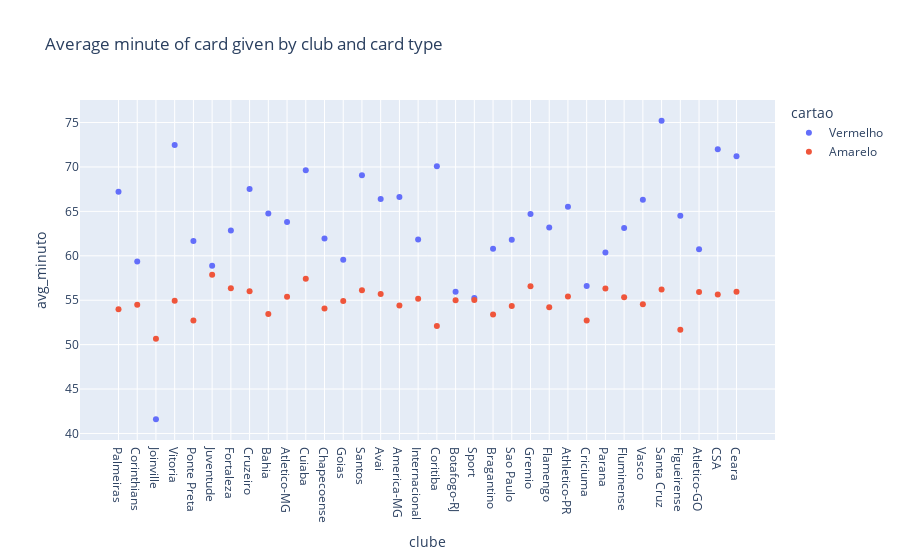

Source (notebook cell):
### Code cell
auto_df.ai.plot("Gere um gráfico de pontos entre o clube, o tipo de cartão e a média em minutos da partida em que o cartão foi dado.")

### Figure 1 — Plotly figure (JSON) as saved in the notebook; plotly's stock layout.template omitted (floating-point values rounded to 4 significant figures)
{"data": [{"hovertemplate": "cartao=Vermelho<br>clube=%{x}<br>avg_minuto=%{y}<extra></extra>", "legendgroup": "Vermelho", "marker": {"color": "#636efa", "symbol": "circle"}, "mode": "markers", "name": "Vermelho", "orientation": "v", "showlegend": true, "type": "scatter", "x": ["Palmeiras", "Corinthians", "Joinville", "Vitoria", "Ponte Preta", "Juventude", "Fortaleza", "Cruzeiro", "Bahia", "Atletico-MG", "Cuiaba", "Chapecoense", "Goias", "Santos", "Avai", "America-MG", "Internacional", "Coritiba", "Botafogo-RJ", "Sport", "Bragantino", "Sao Paulo", "Gremio", "Flamengo", "Athletico-PR", "Criciuma", "Parana", "Fluminense", "Vasco", "Santa Cruz", "Figueirense", "Atletico-GO", "CSA", "Ceara"], "xaxis": "x", "y": [67.21, 59.36, 41.6, 72.47, 61.67, 58.89, 62.86, 67.52, 64.75, 63.79, 69.62, 61.95, 59.56, 69.06, 66.38, 66.61, 61.84, 70.08, 55.96, 55.26, 60.8, 61.81, 64.69, 63.17, 65.52, 56.6, 60.38, 63.12, 66.31, 75.2, 64.5, 60.73, 72, 71.19], "yaxis": "y"}, {"hovertemplate": "cartao=Amarelo<br>clube=%{x}<br>avg_minuto=%{y}<extra></extra>", "legendgroup": "Amarelo", "marker": {"color": "#EF553B", "symbol": "circle"}, "mode": "markers", "name": "Amarelo", "orientation": "v", "showlegend": true, "type": "scatter", "x": ["Atletico-MG", "Fluminense", "Avai", "Cuiaba", "CSA", "Juventude", "Atletico-GO", "Cruzeiro", "Sport", "Santa Cruz", "Flamengo", "Athletico-PR", "Fortaleza", "Goias", "Ponte Preta", "Sao Paulo", "Parana", "Corinthians", "Bahia", "Botafogo-RJ", "Gremio", "America-MG", "Criciuma", "Vitoria", "Santos", "Internacional", "Vasco", "Chapecoense", "Palmeiras", "Figueirense", "Coritiba", "Joinville", "Ceara", "Bragantino"], "xaxis": "x", "y": [55.38, 55.33, 55.7, 57.42, 55.64, 57.87, 55.92, 56.01, 55.02, 56.19, 54.22, 55.42, 56.35, 54.91, 52.73, 54.36, 56.31, 54.49, 53.45, 55.0, 56.57, 54.4, 52.72, 54.94, 56.12, 55.17, 54.54, 54.07, 53.99, 51.67, 52.1, 50.67, 55.94, 53.39], "yaxis": "y"}], "layout": {"autosize": true, "legend": {"title": {"text": "cartao"}, "tracegroupgap": 0}, "title": {"text": "Average minute of card given by club and card type"}, "xaxis": {"anchor": "y", "autorange": true, "domain": [0, 1], "range": [-1.96, 34.96], "title": {"text": "clube"}, "type": "category"}, "yaxis": {"anchor": "x", "autorange": true, "domain": [0, 1], "range": [38.77, 78.03], "title": {"text": "avg_minuto"}, "type": "linear"}}}
